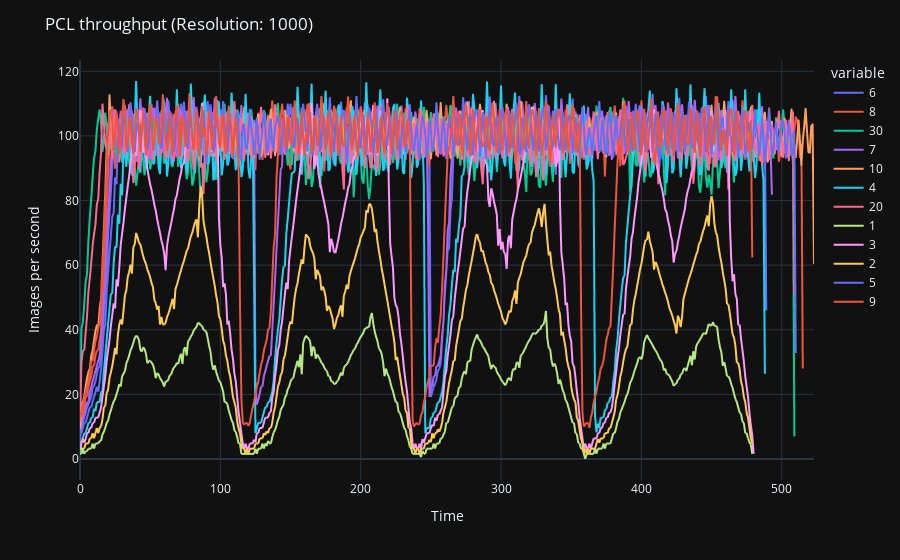
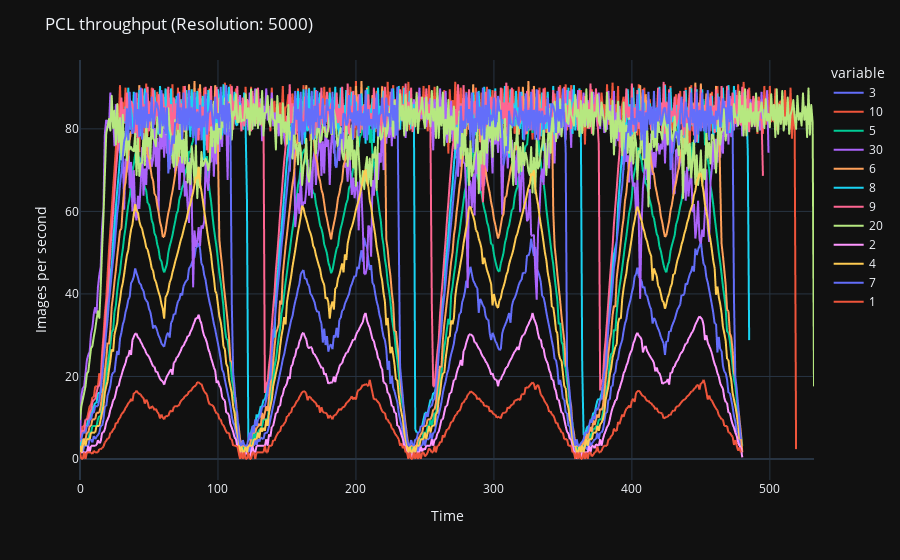
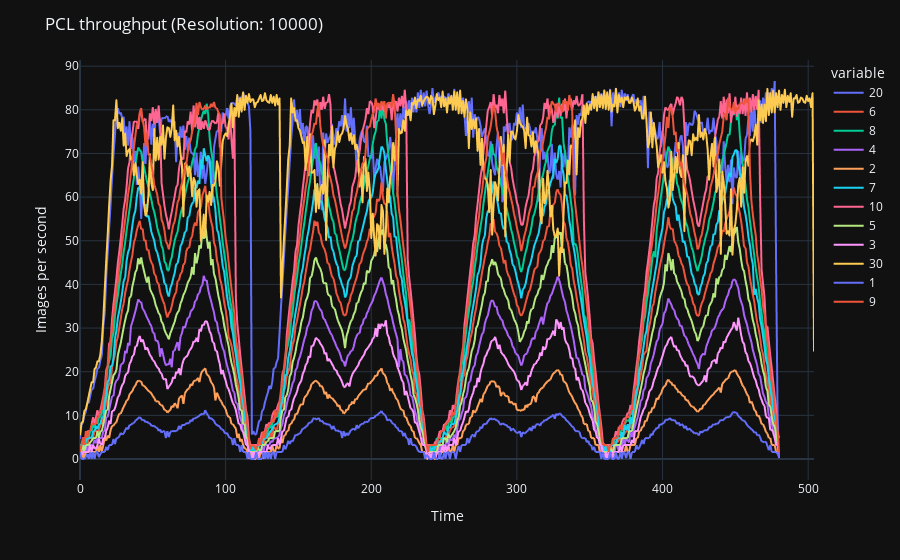

Write notebook code for charts like these, in order.
### Code cell
import plotly.express as px

for resolution in sorted(response_time.keys()):
    queue_df = pd.DataFrame.from_dict(response_time[resolution])
    fig = px.line(queue_df, x=queue_df.index, y=queue_df.columns)
    fig.update_layout(title=f'PCL throughput (Resolution: {resolution})', xaxis_title='Time', yaxis_title='Images per second', yaxis_type='linear')
    fig.show()

### Figure 1 — Plotly figure (JSON) as saved in the notebook; plotly's stock layout.template omitted (floating-point values rounded to 4 significant figures; data arrays with more than 128 entries replaced by an {"elided": "..."} marker saying what was removed)
{"data": [{"hovertemplate": "variable=6<br>index=%{x}<br>value=%{y}<extra></extra>", "legendgroup": "6", "line": {"color": "#636efa", "dash": "solid"}, "marker": {"symbol": "circle"}, "mode": "lines", "name": "6", "showlegend": true, "x": {"elided": "524 int values"}, "xaxis": "x", "y": {"elided": "524 float values"}, "yaxis": "y", "type": "scattergl"}, {"hovertemplate": "variable=8<br>index=%{x}<br>value=%{y}<extra></extra>", "legendgroup": "8", "line": {"color": "#EF553B", "dash": "solid"}, "marker": {"symbol": "circle"}, "mode": "lines", "name": "8", "showlegend": true, "x": {"elided": "524 int values"}, "xaxis": "x", "y": {"elided": "524 float values"}, "yaxis": "y", "type": "scattergl"}, {"hovertemplate": "variable=30<br>index=%{x}<br>value=%{y}<extra></extra>", "legendgroup": "30", "line": {"color": "#00cc96", "dash": "solid"}, "marker": {"symbol": "circle"}, "mode": "lines", "name": "30", "showlegend": true, "x": {"elided": "524 int values"}, "xaxis": "x", "y": {"elided": "524 float values"}, "yaxis": "y", "type": "scattergl"}, {"hovertemplate": "variable=7<br>index=%{x}<br>value=%{y}<extra></extra>", "legendgroup": "7", "line": {"color": "#ab63fa", "dash": "solid"}, "marker": {"symbol": "circle"}, "mode": "lines", "name": "7", "showlegend": true, "x": {"elided": "524 int values"}, "xaxis": "x", "y": {"elided": "524 float values"}, "yaxis": "y", "type": "scattergl"}, {"hovertemplate": "variable=10<br>index=%{x}<br>value=%{y}<extra></extra>", "legendgroup": "10", "line": {"color": "#FFA15A", "dash": "solid"}, "marker": {"symbol": "circle"}, "mode": "lines", "name": "10", "showlegend": true, "x": {"elided": "524 int values"}, "xaxis": "x", "y": {"elided": "524 float values"}, "yaxis": "y", "type": "scattergl"}, {"hovertemplate": "variable=4<br>index=%{x}<br>value=%{y}<extra></extra>", "legendgroup": "4", "line": {"color": "#19d3f3", "dash": "solid"}, "marker": {"symbol": "circle"}, "mode": "lines", "name": "4", "showlegend": true, "x": {"elided": "524 int values"}, "xaxis": "x", "y": {"elided": "524 float values"}, "yaxis": "y", "type": "scattergl"}, {"hovertemplate": "variable=20<br>index=%{x}<br>value=%{y}<extra></extra>", "legendgroup": "20", "line": {"color": "#FF6692", "dash": "solid"}, "marker": {"symbol": "circle"}, "mode": "lines", "name": "20", "showlegend": true, "x": {"elided": "524 int values"}, "xaxis": "x", "y": {"elided": "524 float values"}, "yaxis": "y", "type": "scattergl"}, {"hovertemplate": "variable=1<br>index=%{x}<br>value=%{y}<extra></extra>", "legendgroup": "1", "line": {"color": "#B6E880", "dash": "solid"}, "marker": {"symbol": "circle"}, "mode": "lines", "name": "1", "showlegend": true, "x": {"elided": "524 int values"}, "xaxis": "x", "y": {"elided": "524 float values"}, "yaxis": "y", "type": "scattergl"}, {"hovertemplate": "variable=3<br>index=%{x}<br>value=%{y}<extra></extra>", "legendgroup": "3", "line": {"color": "#FF97FF", "dash": "solid"}, "marker": {"symbol": "circle"}, "mode": "lines", "name": "3", "showlegend": true, "x": {"elided": "524 int values"}, "xaxis": "x", "y": {"elided": "524 float values"}, "yaxis": "y", "type": "scattergl"}, {"hovertemplate": "variable=2<br>index=%{x}<br>value=%{y}<extra></extra>", "legendgroup": "2", "line": {"color": "#FECB52", "dash": "solid"}, "marker": {"symbol": "circle"}, "mode": "lines", "name": "2", "showlegend": true, "x": {"elided": "524 int values"}, "xaxis": "x", "y": {"elided": "524 float values"}, "yaxis": "y", "type": "scattergl"}, {"hovertemplate": "variable=5<br>index=%{x}<br>value=%{y}<extra></extra>", "legendgroup": "5", "line": {"color": "#636efa", "dash": "solid"}, "marker": {"symbol": "circle"}, "mode": "lines", "name": "5", "showlegend": true, "x": {"elided": "524 int values"}, "xaxis": "x", "y": {"elided": "524 float values"}, "yaxis": "y", "type": "scattergl"}, {"hovertemplate": "variable=9<br>index=%{x}<br>value=%{y}<extra></extra>", "legendgroup": "9", "line": {"color": "#EF553B", "dash": "solid"}, "marker": {"symbol": "circle"}, "mode": "lines", "name": "9", "showlegend": true, "x": {"elided": "524 int values"}, "xaxis": "x", "y": {"elided": "524 float values"}, "yaxis": "y", "type": "scattergl"}], "layout": {"xaxis": {"anchor": "y", "domain": [0.0, 1.0], "title": {"text": "Time"}}, "yaxis": {"anchor": "x", "domain": [0.0, 1.0], "title": {"text": "Images per second"}, "type": "linear"}, "legend": {"title": {"text": "variable"}, "tracegroupgap": 0}, "margin": {"t": 60}, "title": {"text": "PCL throughput (Resolution: 1000)"}}}

### Figure 2 — Plotly figure (JSON) as saved in the notebook; plotly's stock layout.template omitted (floating-point values rounded to 4 significant figures; data arrays with more than 128 entries replaced by an {"elided": "..."} marker saying what was removed)
{"data": [{"hovertemplate": "variable=3<br>index=%{x}<br>value=%{y}<extra></extra>", "legendgroup": "3", "line": {"color": "#636efa", "dash": "solid"}, "marker": {"symbol": "circle"}, "mode": "lines", "name": "3", "showlegend": true, "x": {"elided": "533 int values"}, "xaxis": "x", "y": {"elided": "533 float values"}, "yaxis": "y", "type": "scattergl"}, {"hovertemplate": "variable=10<br>index=%{x}<br>value=%{y}<extra></extra>", "legendgroup": "10", "line": {"color": "#EF553B", "dash": "solid"}, "marker": {"symbol": "circle"}, "mode": "lines", "name": "10", "showlegend": true, "x": {"elided": "533 int values"}, "xaxis": "x", "y": {"elided": "533 float values"}, "yaxis": "y", "type": "scattergl"}, {"hovertemplate": "variable=5<br>index=%{x}<br>value=%{y}<extra></extra>", "legendgroup": "5", "line": {"color": "#00cc96", "dash": "solid"}, "marker": {"symbol": "circle"}, "mode": "lines", "name": "5", "showlegend": true, "x": {"elided": "533 int values"}, "xaxis": "x", "y": {"elided": "533 float values"}, "yaxis": "y", "type": "scattergl"}, {"hovertemplate": "variable=30<br>index=%{x}<br>value=%{y}<extra></extra>", "legendgroup": "30", "line": {"color": "#ab63fa", "dash": "solid"}, "marker": {"symbol": "circle"}, "mode": "lines", "name": "30", "showlegend": true, "x": {"elided": "533 int values"}, "xaxis": "x", "y": {"elided": "533 float values"}, "yaxis": "y", "type": "scattergl"}, {"hovertemplate": "variable=6<br>index=%{x}<br>value=%{y}<extra></extra>", "legendgroup": "6", "line": {"color": "#FFA15A", "dash": "solid"}, "marker": {"symbol": "circle"}, "mode": "lines", "name": "6", "showlegend": true, "x": {"elided": "533 int values"}, "xaxis": "x", "y": {"elided": "533 float values"}, "yaxis": "y", "type": "scattergl"}, {"hovertemplate": "variable=8<br>index=%{x}<br>value=%{y}<extra></extra>", "legendgroup": "8", "line": {"color": "#19d3f3", "dash": "solid"}, "marker": {"symbol": "circle"}, "mode": "lines", "name": "8", "showlegend": true, "x": {"elided": "533 int values"}, "xaxis": "x", "y": {"elided": "533 float values"}, "yaxis": "y", "type": "scattergl"}, {"hovertemplate": "variable=9<br>index=%{x}<br>value=%{y}<extra></extra>", "legendgroup": "9", "line": {"color": "#FF6692", "dash": "solid"}, "marker": {"symbol": "circle"}, "mode": "lines", "name": "9", "showlegend": true, "x": {"elided": "533 int values"}, "xaxis": "x", "y": {"elided": "533 float values"}, "yaxis": "y", "type": "scattergl"}, {"hovertemplate": "variable=20<br>index=%{x}<br>value=%{y}<extra></extra>", "legendgroup": "20", "line": {"color": "#B6E880", "dash": "solid"}, "marker": {"symbol": "circle"}, "mode": "lines", "name": "20", "showlegend": true, "x": {"elided": "533 int values"}, "xaxis": "x", "y": {"elided": "533 float values"}, "yaxis": "y", "type": "scattergl"}, {"hovertemplate": "variable=2<br>index=%{x}<br>value=%{y}<extra></extra>", "legendgroup": "2", "line": {"color": "#FF97FF", "dash": "solid"}, "marker": {"symbol": "circle"}, "mode": "lines", "name": "2", "showlegend": true, "x": {"elided": "533 int values"}, "xaxis": "x", "y": {"elided": "533 float values"}, "yaxis": "y", "type": "scattergl"}, {"hovertemplate": "variable=4<br>index=%{x}<br>value=%{y}<extra></extra>", "legendgroup": "4", "line": {"color": "#FECB52", "dash": "solid"}, "marker": {"symbol": "circle"}, "mode": "lines", "name": "4", "showlegend": true, "x": {"elided": "533 int values"}, "xaxis": "x", "y": {"elided": "533 float values"}, "yaxis": "y", "type": "scattergl"}, {"hovertemplate": "variable=7<br>index=%{x}<br>value=%{y}<extra></extra>", "legendgroup": "7", "line": {"color": "#636efa", "dash": "solid"}, "marker": {"symbol": "circle"}, "mode": "lines", "name": "7", "showlegend": true, "x": {"elided": "533 int values"}, "xaxis": "x", "y": {"elided": "533 float values"}, "yaxis": "y", "type": "scattergl"}, {"hovertemplate": "variable=1<br>index=%{x}<br>value=%{y}<extra></extra>", "legendgroup": "1", "line": {"color": "#EF553B", "dash": "solid"}, "marker": {"symbol": "circle"}, "mode": "lines", "name": "1", "showlegend": true, "x": {"elided": "533 int values"}, "xaxis": "x", "y": {"elided": "533 float values"}, "yaxis": "y", "type": "scattergl"}], "layout": {"xaxis": {"anchor": "y", "domain": [0.0, 1.0], "title": {"text": "Time"}}, "yaxis": {"anchor": "x", "domain": [0.0, 1.0], "title": {"text": "Images per second"}, "type": "linear"}, "legend": {"title": {"text": "variable"}, "tracegroupgap": 0}, "margin": {"t": 60}, "title": {"text": "PCL throughput (Resolution: 5000)"}}}

### Figure 3 — Plotly figure (JSON) as saved in the notebook; plotly's stock layout.template omitted (floating-point values rounded to 4 significant figures; data arrays with more than 128 entries replaced by an {"elided": "..."} marker saying what was removed)
{"data": [{"hovertemplate": "variable=20<br>index=%{x}<br>value=%{y}<extra></extra>", "legendgroup": "20", "line": {"color": "#636efa", "dash": "solid"}, "marker": {"symbol": "circle"}, "mode": "lines", "name": "20", "showlegend": true, "x": {"elided": "505 int values"}, "xaxis": "x", "y": {"elided": "505 float values"}, "yaxis": "y", "type": "scattergl"}, {"hovertemplate": "variable=6<br>index=%{x}<br>value=%{y}<extra></extra>", "legendgroup": "6", "line": {"color": "#EF553B", "dash": "solid"}, "marker": {"symbol": "circle"}, "mode": "lines", "name": "6", "showlegend": true, "x": {"elided": "505 int values"}, "xaxis": "x", "y": {"elided": "505 float values"}, "yaxis": "y", "type": "scattergl"}, {"hovertemplate": "variable=8<br>index=%{x}<br>value=%{y}<extra></extra>", "legendgroup": "8", "line": {"color": "#00cc96", "dash": "solid"}, "marker": {"symbol": "circle"}, "mode": "lines", "name": "8", "showlegend": true, "x": {"elided": "505 int values"}, "xaxis": "x", "y": {"elided": "505 float values"}, "yaxis": "y", "type": "scattergl"}, {"hovertemplate": "variable=4<br>index=%{x}<br>value=%{y}<extra></extra>", "legendgroup": "4", "line": {"color": "#ab63fa", "dash": "solid"}, "marker": {"symbol": "circle"}, "mode": "lines", "name": "4", "showlegend": true, "x": {"elided": "505 int values"}, "xaxis": "x", "y": {"elided": "505 float values"}, "yaxis": "y", "type": "scattergl"}, {"hovertemplate": "variable=2<br>index=%{x}<br>value=%{y}<extra></extra>", "legendgroup": "2", "line": {"color": "#FFA15A", "dash": "solid"}, "marker": {"symbol": "circle"}, "mode": "lines", "name": "2", "showlegend": true, "x": {"elided": "505 int values"}, "xaxis": "x", "y": {"elided": "505 float values"}, "yaxis": "y", "type": "scattergl"}, {"hovertemplate": "variable=7<br>index=%{x}<br>value=%{y}<extra></extra>", "legendgroup": "7", "line": {"color": "#19d3f3", "dash": "solid"}, "marker": {"symbol": "circle"}, "mode": "lines", "name": "7", "showlegend": true, "x": {"elided": "505 int values"}, "xaxis": "x", "y": {"elided": "505 float values"}, "yaxis": "y", "type": "scattergl"}, {"hovertemplate": "variable=10<br>index=%{x}<br>value=%{y}<extra></extra>", "legendgroup": "10", "line": {"color": "#FF6692", "dash": "solid"}, "marker": {"symbol": "circle"}, "mode": "lines", "name": "10", "showlegend": true, "x": {"elided": "505 int values"}, "xaxis": "x", "y": {"elided": "505 float values"}, "yaxis": "y", "type": "scattergl"}, {"hovertemplate": "variable=5<br>index=%{x}<br>value=%{y}<extra></extra>", "legendgroup": "5", "line": {"color": "#B6E880", "dash": "solid"}, "marker": {"symbol": "circle"}, "mode": "lines", "name": "5", "showlegend": true, "x": {"elided": "505 int values"}, "xaxis": "x", "y": {"elided": "505 float values"}, "yaxis": "y", "type": "scattergl"}, {"hovertemplate": "variable=3<br>index=%{x}<br>value=%{y}<extra></extra>", "legendgroup": "3", "line": {"color": "#FF97FF", "dash": "solid"}, "marker": {"symbol": "circle"}, "mode": "lines", "name": "3", "showlegend": true, "x": {"elided": "505 int values"}, "xaxis": "x", "y": {"elided": "505 float values"}, "yaxis": "y", "type": "scattergl"}, {"hovertemplate": "variable=30<br>index=%{x}<br>value=%{y}<extra></extra>", "legendgroup": "30", "line": {"color": "#FECB52", "dash": "solid"}, "marker": {"symbol": "circle"}, "mode": "lines", "name": "30", "showlegend": true, "x": {"elided": "505 int values"}, "xaxis": "x", "y": {"elided": "505 float values"}, "yaxis": "y", "type": "scattergl"}, {"hovertemplate": "variable=1<br>index=%{x}<br>value=%{y}<extra></extra>", "legendgroup": "1", "line": {"color": "#636efa", "dash": "solid"}, "marker": {"symbol": "circle"}, "mode": "lines", "name": "1", "showlegend": true, "x": {"elided": "505 int values"}, "xaxis": "x", "y": {"elided": "505 float values"}, "yaxis": "y", "type": "scattergl"}, {"hovertemplate": "variable=9<br>index=%{x}<br>value=%{y}<extra></extra>", "legendgroup": "9", "line": {"color": "#EF553B", "dash": "solid"}, "marker": {"symbol": "circle"}, "mode": "lines", "name": "9", "showlegend": true, "x": {"elided": "505 int values"}, "xaxis": "x", "y": {"elided": "505 float values"}, "yaxis": "y", "type": "scattergl"}], "layout": {"xaxis": {"anchor": "y", "domain": [0.0, 1.0], "title": {"text": "Time"}}, "yaxis": {"anchor": "x", "domain": [0.0, 1.0], "title": {"text": "Images per second"}, "type": "linear"}, "legend": {"title": {"text": "variable"}, "tracegroupgap": 0}, "margin": {"t": 60}, "title": {"text": "PCL throughput (Resolution: 10000)"}}}
